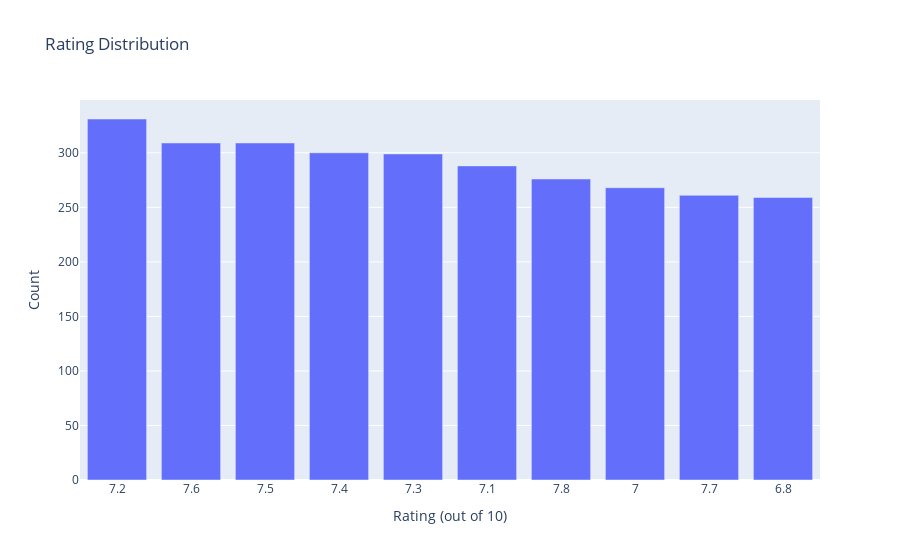

The notebook cell this image was saved under:
### Code cell
fig = px.bar(data_frame = movie['RATING'].value_counts().reset_index().head(10),
             x = 'index', y = 'RATING',
             title = 'Rating Distribution')

fig.update_yaxes(title = 'Count')

fig.update_xaxes(type ='category',
                 title = 'Rating (out of 10)')

fig.show()

### Figure 1 — Plotly figure (JSON) as saved in the notebook; plotly's stock layout.template omitted (floating-point values rounded to 4 significant figures)
{"data": [{"alignmentgroup": "True", "hovertemplate": "index=%{x}<br>RATING=%{y}<extra></extra>", "legendgroup": "", "marker": {"color": "#636efa", "pattern": {"shape": ""}}, "name": "", "offsetgroup": "", "orientation": "v", "showlegend": false, "textposition": "auto", "type": "bar", "x": [7.2, 7.6, 7.5, 7.4, 7.3, 7.1, 7.8, 7, 7.7, 6.8], "xaxis": "x", "y": [331, 309, 309, 300, 299, 288, 276, 268, 261, 259], "yaxis": "y"}], "layout": {"barmode": "relative", "legend": {"tracegroupgap": 0}, "title": {"text": "Rating Distribution"}, "xaxis": {"anchor": "y", "domain": [0, 1], "title": {"text": "Rating (out of 10)"}, "type": "category", "range": [-0.5, 9.5], "autorange": true}, "yaxis": {"anchor": "x", "domain": [0, 1], "title": {"text": "Count"}, "type": "linear", "range": [0, 348.4], "autorange": true}, "autosize": true}}
